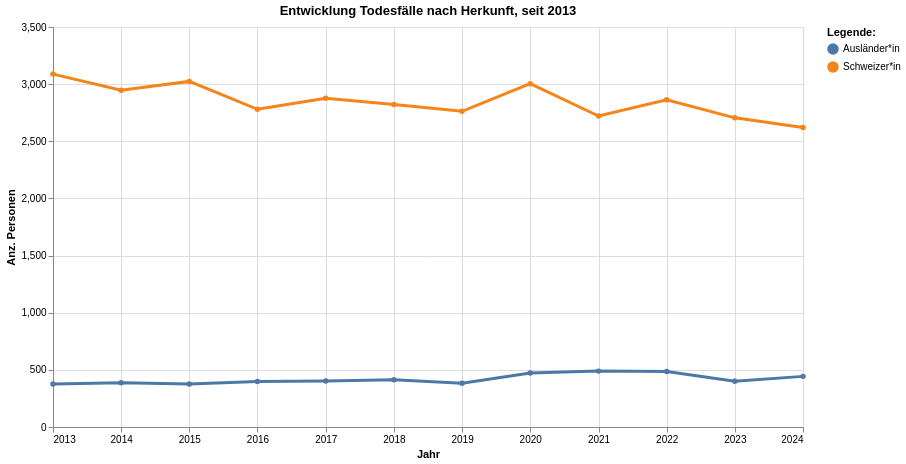

Notebook cell for this chart:
### Code cell
grafik2 = mypy_dv.plot_altair_multiline_highlight(
    data = myAgg2.reset_index().sort_values('HerkunftCd', ascending=True)
    ,x = 'StichtagDatJahr:T'
    ,y = 'sum_WBev:Q'
    ,x_beschriftung = 'Jahr'
    , y_beschriftung = 'Anz. Personen'
    ,category = "HerkunftLang:N"
    ,category_beschriftung= 'Legende:'
    ,warning_status = "ignore" #always or ignore
    ,myTitle="Entwicklung Todesfälle nach Herkunft, seit "+data_min_date
)
grafik2

### Figure 1 — Vega-Lite specification as saved in the notebook (floating-point values rounded to 4 significant figures)
{"config": {"view": {"continuousWidth": 300, "continuousHeight": 300}}, "layer": [{"mark": {"type": "circle"}, "encoding": {"color": {"field": "HerkunftLang", "legend": {"orient": "right", "title": "Legende:"}, "type": "nominal"}, "opacity": {"value": 1.3}, "tooltip": [{"field": "StichtagDatJahr", "type": "temporal"}, {"field": "HerkunftLang", "type": "nominal"}, {"field": "sum_WBev", "type": "quantitative"}], "x": {"axis": {"title": "Jahr"}, "field": "StichtagDatJahr", "type": "temporal"}, "y": {"axis": {"title": "Anz. Personen"}, "field": "sum_WBev", "type": "quantitative"}}, "name": "view_2", "title": "Entwicklung Todesfälle nach Herkunft, seit 2013"}, {"mark": {"type": "line"}, "encoding": {"color": {"field": "HerkunftLang", "legend": {"orient": "right", "title": "Legende:"}, "type": "nominal"}, "size": {"condition": {"test": {"not": {"param": "param_2"}}, "value": 1.2}, "value": 3}, "tooltip": [{"field": "StichtagDatJahr", "type": "temporal"}, {"field": "HerkunftLang", "type": "nominal"}, {"field": "sum_WBev", "type": "quantitative"}], "x": {"axis": {"title": "Jahr"}, "field": "StichtagDatJahr", "type": "temporal"}, "y": {"axis": {"title": "Anz. Personen"}, "field": "sum_WBev", "type": "quantitative"}}, "title": "Entwicklung Todesfälle nach Herkunft, seit 2013"}], "data": {"name": "data-feed8a4789f788f6f843d8a33fadf4d7"}, "height": 400, "params": [{"name": "param_2", "select": {"type": "point", "fields": ["HerkunftLang:N"], "nearest": true, "on": "pointerover"}, "views": ["view_2"]}], "width": 750, "$schema": "https://vega.github.io/schema/vega-lite/v5.8.0.json", "datasets": {"data-feed8a4789f788f6f843d8a33fadf4d7": [{"StichtagDatJahr": "2024-01-01T00:00:00", "HerkunftLang": "Schweizer*in", "HerkunftCd": 1, "sum_WBev": 2620}, {"StichtagDatJahr": "2013-01-01T00:00:00", "HerkunftLang": "Schweizer*in", "HerkunftCd": 1, "sum_WBev": 3088}, {"StichtagDatJahr": "2023-01-01T00:00:00", "HerkunftLang": "Schweizer*in", "HerkunftCd": 1, "sum_WBev": 2705}, {"StichtagDatJahr": "2014-01-01T00:00:00", "HerkunftLang": "Schweizer*in", "HerkunftCd": 1, "sum_WBev": 2946}, {"StichtagDatJahr": "2015-01-01T00:00:00", "HerkunftLang": "Schweizer*in", "HerkunftCd": 1, "sum_WBev": 3024}, {"StichtagDatJahr": "2022-01-01T00:00:00", "HerkunftLang": "Schweizer*in", "HerkunftCd": 1, "sum_WBev": 2864}, {"StichtagDatJahr": "2016-01-01T00:00:00", "HerkunftLang": "Schweizer*in", "HerkunftCd": 1, "sum_WBev": 2780}, {"StichtagDatJahr": "2017-01-01T00:00:00", "HerkunftLang": "Schweizer*in", "HerkunftCd": 1, "sum_WBev": 2876}, {"StichtagDatJahr": "2018-01-01T00:00:00", "HerkunftLang": "Schweizer*in", "HerkunftCd": 1, "sum_WBev": 2822}, {"StichtagDatJahr": "2021-01-01T00:00:00", "HerkunftLang": "Schweizer*in", "HerkunftCd": 1, "sum_WBev": 2721}, {"StichtagDatJahr": "2019-01-01T00:00:00", "HerkunftLang": "Schweizer*in", "HerkunftCd": 1, "sum_WBev": 2762}, {"StichtagDatJahr": "2020-01-01T00:00:00", "HerkunftLang": "Schweizer*in", "HerkunftCd": 1, "sum_WBev": 3004}, {"StichtagDatJahr": "2023-01-01T00:00:00", "HerkunftLang": "Ausländer*in", "HerkunftCd": 2, "sum_WBev": 401}, {"StichtagDatJahr": "2022-01-01T00:00:00", "HerkunftLang": "Ausländer*in", "HerkunftCd": 2, "sum_WBev": 486}, {"StichtagDatJahr": "2021-01-01T00:00:00", "HerkunftLang": "Ausländer*in", "HerkunftCd": 2, "sum_WBev": 489}, {"StichtagDatJahr": "2013-01-01T00:00:00", "HerkunftLang": "Ausländer*in", "HerkunftCd": 2, "sum_WBev": 377}, {"StichtagDatJahr": "2019-01-01T00:00:00", "HerkunftLang": "Ausländer*in", "HerkunftCd": 2, "sum_WBev": 382}, {"StichtagDatJahr": "2024-01-01T00:00:00", "HerkunftLang": "Ausländer*in", "HerkunftCd": 2, "sum_WBev": 443}, {"StichtagDatJahr": "2017-01-01T00:00:00", "HerkunftLang": "Ausländer*in", "HerkunftCd": 2, "sum_WBev": 403}, {"StichtagDatJahr": "2016-01-01T00:00:00", "HerkunftLang": "Ausländer*in", "HerkunftCd": 2, "sum_WBev": 398}, {"StichtagDatJahr": "2015-01-01T00:00:00", "HerkunftLang": "Ausländer*in", "HerkunftCd": 2, "sum_WBev": 376}, {"StichtagDatJahr": "2014-01-01T00:00:00", "HerkunftLang": "Ausländer*in", "HerkunftCd": 2, "sum_WBev": 388}, {"StichtagDatJahr": "2020-01-01T00:00:00", "HerkunftLang": "Ausländer*in", "HerkunftCd": 2, "sum_WBev": 473}, {"StichtagDatJahr": "2018-01-01T00:00:00", "HerkunftLang": "Ausländer*in", "HerkunftCd": 2, "sum_WBev": 413}]}}
